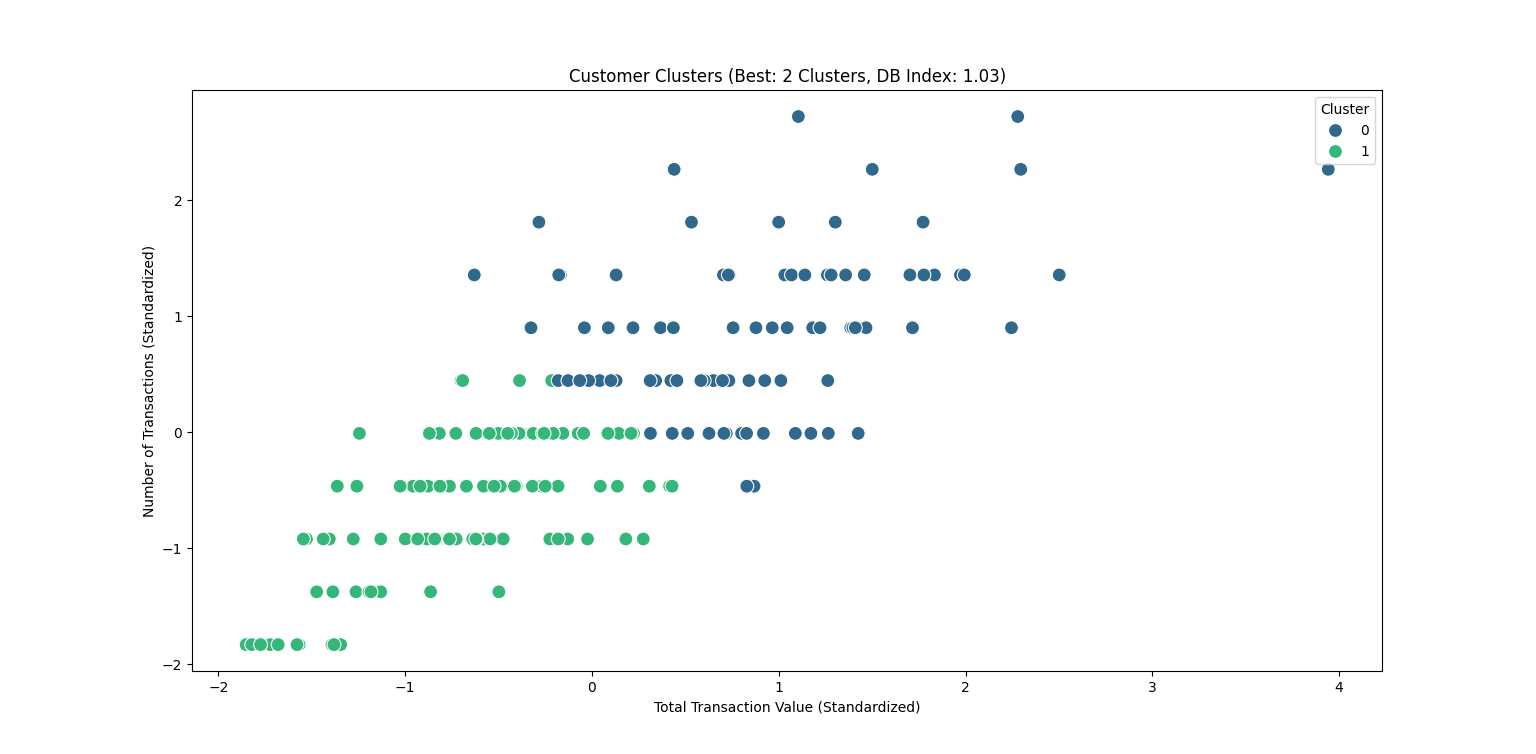

This figure's Python source:
import pandas as pd
import numpy as np
from sklearn.cluster import KMeans
from sklearn.metrics import davies_bouldin_score
from sklearn.preprocessing import StandardScaler
import matplotlib.pyplot as plt
import seaborn as sns

# Load datasets
transactions_df = pd.read_csv('Transactions.csv')
products_df = pd.read_csv('Products.csv')
customers_df = pd.read_csv('Customers.csv')

# Prepare data by merging customer and transaction data
customer_transactions = transactions_df.merge(products_df, on='ProductID').merge(customers_df, on='CustomerID')

# Create aggregated features for each customer:
# 1. Total transaction value
# 2. Number of transactions
# 3. Region as a categorical feature
customer_features_clustering = customer_transactions.groupby('CustomerID').agg({
    'TotalValue': 'sum',
    'TransactionID': 'count',
    'Region': 'first'  # Region stays the same for each customer
}).reset_index()

# Encode categorical features (Region)
customer_features_clustering = pd.get_dummies(customer_features_clustering, columns=['Region'], drop_first=True)

# Standardize numerical features
scaler = StandardScaler()
customer_features_clustering[['TotalValue', 'TransactionID']] = scaler.fit_transform(customer_features_clustering[['TotalValue', 'TransactionID']])

# Apply KMeans clustering for a range of clusters (2 to 10) and calculate Davies-Bouldin Index
db_indices = []
cluster_range = range(2, 11)

for n_clusters in cluster_range:
    kmeans = KMeans(n_clusters=n_clusters, random_state=42)
    cluster_labels = kmeans.fit_predict(customer_features_clustering.drop('CustomerID', axis=1))
    
    # Calculate DB Index for the clustering
    db_index = davies_bouldin_score(customer_features_clustering.drop('CustomerID', axis=1), cluster_labels)
    db_indices.append(db_index)

# Find the best number of clusters (lowest DB index)
best_n_clusters = cluster_range[np.argmin(db_indices)]
best_db_index = min(db_indices)

# Refit KMeans with the best number of clusters
kmeans_best = KMeans(n_clusters=best_n_clusters, random_state=42)
customer_features_clustering['Cluster'] = kmeans_best.fit_predict(customer_features_clustering.drop('CustomerID', axis=1))

# Visualization of clusters
plt.figure(figsize=(10, 6))
sns.scatterplot(data=customer_features_clustering, x='TotalValue', y='TransactionID', hue='Cluster', palette='viridis', s=100)
plt.title(f'Customer Clusters (Best: {best_n_clusters} Clusters, DB Index: {best_db_index:.2f})')
plt.xlabel('Total Transaction Value (Standardized)')
plt.ylabel('Number of Transactions (Standardized)')
plt.show()
